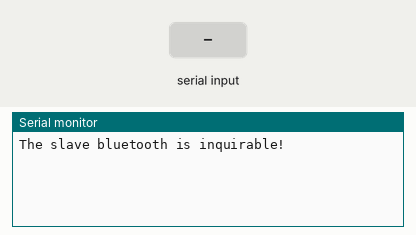
A sketch run on a simulated Arduino Uno, built with avr-gcc and run on an emulated ATmega328P. On the bench: the last lines printed to the serial monitor. The test bench sets the inputs (shaded band).

Above: at 5.2 s.
5.3 s: "1" received over the second serial link
At 6.5 s:
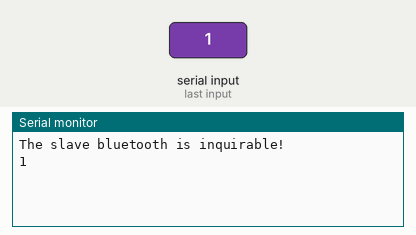
6.8 s: "0" received over the second serial link
At 7.8 s:
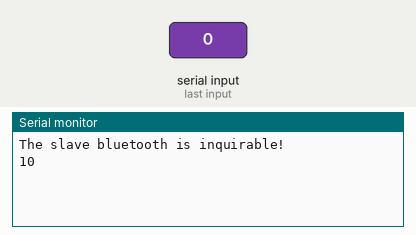

Measured:
- after the input at 5.3 s, the serial monitor: prints a new line at once (image 1)
- after the input at 6.8 s, the serial monitor: prints a new line at once (image 2)

The sketch:

Slave.ino
```cpp
// (licence header left out)
/* Upload this sketch into Seeeduino and press reset*/

#include <SoftwareSerial.h>   //Software Serial Port
#define RxD 6
#define TxD 7

#define DEBUG_ENABLED  1

SoftwareSerial blueToothSerial(RxD,TxD);
String DEVICE_NAME = String("Condor7");

void setup()
{
  Serial.begin(9600);
  pinMode(RxD, INPUT);
  pinMode(TxD, OUTPUT);
  setupBlueToothConnection();

}

void loop()
{
  char recvChar;
  while(1){
    if(blueToothSerial.available()){//check if there's any data sent from the remote bluetooth shield
      recvChar = blueToothSerial.read();
      Serial.print(recvChar);
    }
    if(Serial.available()){//check if there's any data sent from the local serial terminal, you can add the other applications here
      recvChar  = Serial.read();
      blueToothSerial.print(recvChar);
    }
  }
}

void setupBlueToothConnection()
{
  blueToothSerial.begin(38400); //Set BluetoothBee BaudRate to default baud rate 38400
  blueToothSerial.print("\r\n+STWMOD=0\r\n"); //set the bluetooth work in slave mode
  blueToothSerial.print("\r\n+STNA=" + DEVICE_NAME + "\r\n"); //set the bluetooth name
  blueToothSerial.print("\r\n+STOAUT=1\r\n"); // Permit Paired device to connect me
  blueToothSerial.print("\r\n+STAUTO=0\r\n"); // Auto-connection should be forbidden here
  delay(2000); // This delay is required.
  blueToothSerial.print("\r\n+INQ=1\r\n"); //make the slave bluetooth inquirable
  Serial.println("The slave bluetooth is inquirable!");
  delay(2000); // This delay is required.
  blueToothSerial.flush();
}
```
